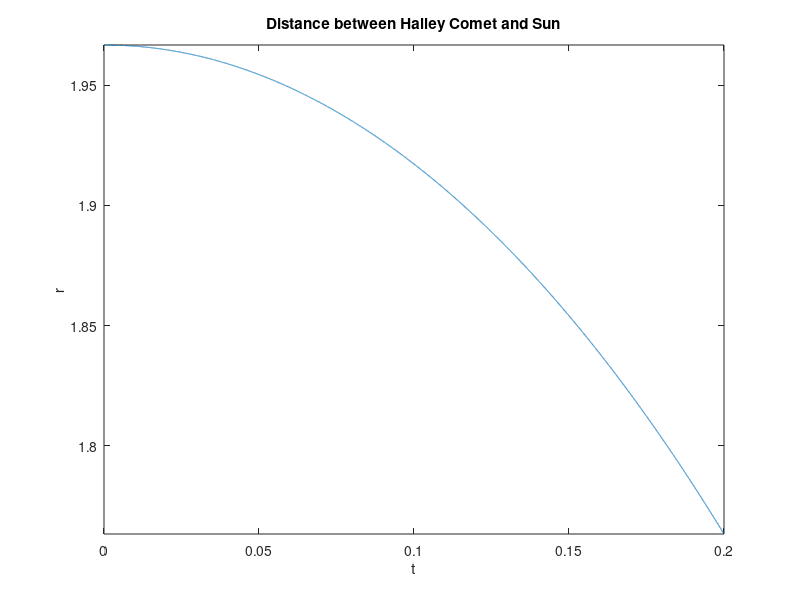

Source code (MATLAB):
%% Halley's comet


% // An example to study the time-dependent position and
% // velocity of Halley's comet via the Verlet algorithm

clear all;

%%constant Parameters
global kappa;
global n;
global m;

m =20000;
n = 200000;
kappa = 39.478428;

h = 2.0/(n-1);
h2 = h*h/2;

%% Intial condition

% Two quantities can be assumed as the known
% quantities, the total energy and the angular momentum, as constants
% describe the motion of the comet in the xy plane and choose
% x0 = rmax, vx0 = 0, y0 = 0, and vy0 = vmin

t(1) = 0; %initial time
x(1) = 1.966843; % initial x position of comet
y(1) = 0; %initial y posiyion of
r(1) = x(1);
vx(1) = 0;
vy(1) = 0.851795;
gx(1) = -kappa./(r(1)*r(1));
gy(1) = 0;

Count = m;

%% Function
% Using Verlet Algorithm Method 
% - Formula can be referred from Intro of Comp Physics
% Verlet algorithm yields very high accuracy for the position
% BUT - velocity is evaluated using one time step behind of the position.
for n=1:m
    t(n+1) = h*(n+1);
    x(n+1) = x(n) + h.*vx(n) + h2.*gx(n);
    y(n+1) = y(n) +  h.*vy(n) + h2.*gy(n);
    r2 = x(n+1).*x(n+1) + y(n+1).*y(n+1);
    r(n+1) = sqrt(r2);
    r3 = r2.*r(n+1);
    gx(n+1) = -kappa.*x(n+1)./r3;
    gy(n+1) = -kappa.*y(n+1)./r3;
    vx(n+1) = vx(n) + h.*(gx(n+1)+gx(n))/2;
    vy(n+1) = vy(n) + h.*(gy(n+1)+gy(n))/2; 
    
end

%% Plotting
figure

plot(t,r)
title('Distance between Halley Comet and Sun')
axis tight;
ylabel('r');
xlabel('t');